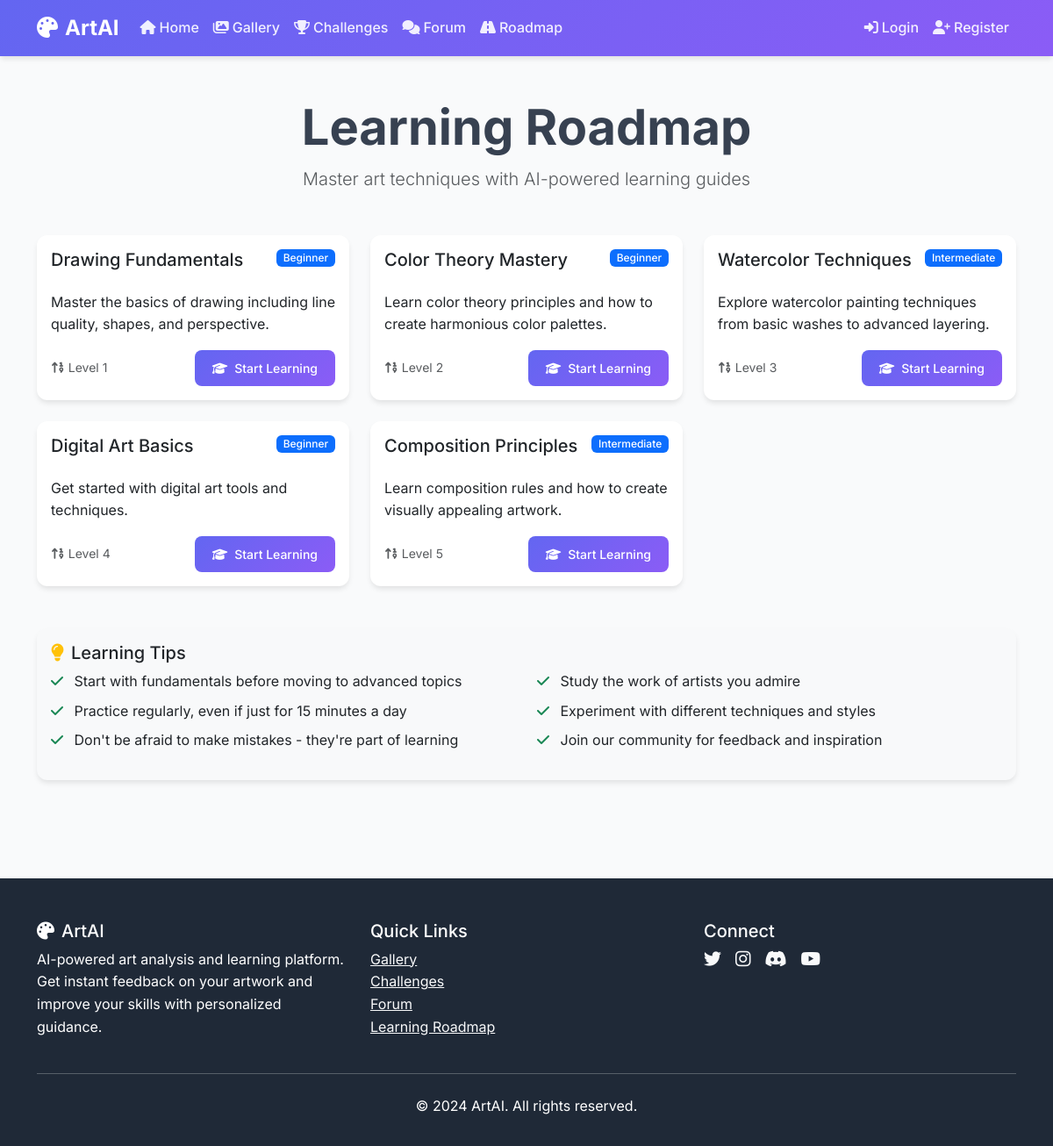
The app's page /roadmap with its own data.
### app.py (models this page shows)
class LearningPath(db.Model):
    id = db.Column(db.Integer, primary_key=True)
    title = db.Column(db.String(100), nullable=False)
    description = db.Column(db.Text)
    difficulty = db.Column(db.String(20), default='Beginner')
    order = db.Column(db.Integer, default=0)
    is_active = db.Column(db.Boolean, default=True)

### app.py (the view)
@app.route('/roadmap')
def roadmap():
    learning_paths = LearningPath.query.filter_by(is_active=True).order_by(LearningPath.order).all()
    return render_template('roadmap.html', learning_paths=learning_paths)

### templates/roadmap.html (shortened to what this page needs)
{% extends "base.html" %}
{% block content %}
<div class="container py-5">
    <div class="text-center mb-5">
        <h1 class="display-4 fw-bold">Learning Roadmap</h1>
        <p class="lead text-muted">Master art techniques with AI-powered learning guides</p>
    </div>
    {% if learning_paths %}
    <div class="row g-4">
        {% for path in learning_paths %}
        <div class="col-md-6 col-lg-4">
            <div class="card h-100">
                <div class="card-body">
                    <div class="d-flex justify-content-between align-items-start mb-3">
                        <h5 class="card-title">{{ path.title }}</h5>
                        <span class="badge bg-primary">{{ path.difficulty }}</span>
                    </div>
                    <p class="card-text">{{ path.description }}</p>
                    <div class="d-flex justify-content-between align-items-center">
                        <small class="text-muted">
                            <i class="fas fa-sort-numeric-up me-1"></i>Level {{ path.order }}
                        </small>
                        <a href="{{ url_for('ai_guide', path_id=path.id) }}"
                           class="btn btn-primary btn-sm">
                            <i class="fas fa-graduation-cap me-2"></i>Start Learning
                        </a>
                    </div>
                </div>
            </div>
        </div>
        {% endfor %}
    </div>
    {% else %}
    <div class="text-center py-5">
        <i class="fas fa-road fa-4x text-muted mb-4"></i>
        <h3>No Learning Paths Available</h3>
        <p class="text-muted">Learning paths will be added soon!</p>
    </div>
    {% endif %}
    <div class="row mt-5">
        <div class="col-12">
            <div class="card bg-light">
                <div class="card-body">
                    <h5 class="card-title">
                        <i class="fas fa-lightbulb me-2 text-warning"></i>Learning Tips
                    </h5>
                    <div class="row">
                        <div class="col-md-6">
                            <ul class="list-unstyled">
                                <li class="mb-2">
                                    <i class="fas fa-check text-success me-2"></i>
                                    Start with fundamentals before moving to advanced topics
                                </li>
                                <li class="mb-2">
                                    <i class="fas fa-check text-success me-2"></i>
                                    Practice regularly, even if just for 15 minutes a day
                                </li>
                                <li class="mb-2">
                                    <i class="fas fa-check text-success me-2"></i>
                                    Don't be afraid to make mistakes - they're part of learning
                                </li>
                            </ul>
                        </div>
                        <div class="col-md-6">
                            <ul class="list-unstyled">
                                <li class="mb-2">
                                    <i class="fas fa-check text-success me-2"></i>
                                    Study the work of artists you admire
                                </li>
                                <li class="mb-2">
                                    <i class="fas fa-check text-success me-2"></i>
                                    Experiment with different techniques and styles
                                </li>
                                <li class="mb-2">
                                    <i class="fas fa-check text-success me-2"></i>
                                    Join our community for feedback and inspiration
                                </li>
                            </ul>
                        </div>
                    </div>
                </div>
            </div>
        </div>
    </div>
</div>
{% endblock %}

### templates/base.html (shortened to what this page needs)
<!DOCTYPE html>
<html lang="en">
<head>
    <link href="https://cdn.jsdelivr.net/npm/bootstrap@5.3.0/dist/css/bootstrap.min.css" rel="stylesheet">
    <link rel="stylesheet" href="https://cdnjs.cloudflare.com/ajax/libs/font-awesome/6.4.0/css/all.min.css">
</head>
<body>
    <nav class="navbar navbar-expand-lg navbar-dark">
        <div class="container">
            <a class="navbar-brand" href="{{ url_for('index') }}">
                <i class="fas fa-palette me-2"></i>ArtAI
            </a>
            <div class="collapse navbar-collapse" id="navbarNav">
                <ul class="navbar-nav me-auto">
                    <li class="nav-item">
                        <a class="nav-link" href="{{ url_for('index') }}">
                            <i class="fas fa-home me-1"></i>Home
                        </a>
                    </li>
                    <li class="nav-item">
                        <a class="nav-link" href="{{ url_for('gallery') }}">
                            <i class="fas fa-images me-1"></i>Gallery
                        </a>
                    </li>
                    <li class="nav-item">
                        <a class="nav-link" href="{{ url_for('challenges') }}">
                            <i class="fas fa-trophy me-1"></i>Challenges
                        </a>
                    </li>
                    <li class="nav-item">
                        <a class="nav-link" href="{{ url_for('forum') }}">
                            <i class="fas fa-comments me-1"></i>Forum
                        </a>
                    </li>
                    <li class="nav-item">
                        <a class="nav-link" href="{{ url_for('roadmap') }}">
                            <i class="fas fa-road me-1"></i>Roadmap
                        </a>
                    </li>
                </ul>
                <ul class="navbar-nav">
                    {% if current_user.is_authenticated %}
                        <li class="nav-item">
                            <a class="nav-link" href="{{ url_for('upload_artwork') }}">
                                <i class="fas fa-upload me-1"></i>Upload
                            </a>
                        </li>
                        <li class="nav-item dropdown">
                            <a class="nav-link dropdown-toggle" href="#" id="navbarDropdown" role="button" data-bs-toggle="dropdown">
                                <i class="fas fa-user me-1"></i>{{ current_user.username }}
                            </a>
                            <ul class="dropdown-menu">
                                <li><a class="dropdown-item" href="{{ url_for('profile', username=current_user.username) }}">
                                    <i class="fas fa-user-circle me-2"></i>Profile
                                </a></li>
                                {% if current_user.is_admin %}
                                <li><a class="dropdown-item" href="{{ url_for('admin_panel') }}">
                                    <i class="fas fa-cog me-2"></i>Admin Panel
                                </a></li>
                                {% endif %}
                                <li><hr class="dropdown-divider"></li>
                                <li><a class="dropdown-item" href="{{ url_for('logout') }}">
                                    <i class="fas fa-sign-out-alt me-2"></i>Logout
                                </a></li>
                            </ul>
                        </li>
                    {% else %}
                        <li class="nav-item">
                            <a class="nav-link" href="{{ url_for('login') }}">
                                <i class="fas fa-sign-in-alt me-1"></i>Login
                            </a>
                        </li>
                        <li class="nav-item">
                            <a class="nav-link" href="{{ url_for('register') }}">
                                <i class="fas fa-user-plus me-1"></i>Register
                            </a>
                        </li>
                    {% endif %}
                </ul>
            </div>
        </div>
    </nav>
    <main>
        {% block content %}{% endblock %}
    </main>
    <footer class="footer">
        <div class="container">
            <div class="row">
                <div class="col-md-4">
                    <h5><i class="fas fa-palette me-2"></i>ArtAI</h5>
                    <p>AI-powered art analysis and learning platform. Get instant feedback on your artwork and improve your skills with personalized guidance.</p>
                </div>
                <div class="col-md-4">
                    <h5>Quick Links</h5>
                    <ul class="list-unstyled">
                        <li><a href="{{ url_for('gallery') }}" class="text-light">Gallery</a></li>
                        <li><a href="{{ url_for('challenges') }}" class="text-light">Challenges</a></li>
                        <li><a href="{{ url_for('forum') }}" class="text-light">Forum</a></li>
                        <li><a href="{{ url_for('roadmap') }}" class="text-light">Learning Roadmap</a></li>
                    </ul>
                </div>
                <div class="col-md-4">
                    <h5>Connect</h5>
                    <div class="d-flex gap-3">
                        <a href="#" class="text-light"><i class="fab fa-twitter fa-lg"></i></a>
                        <a href="#" class="text-light"><i class="fab fa-instagram fa-lg"></i></a>
                        <a href="#" class="text-light"><i class="fab fa-discord fa-lg"></i></a>
                        <a href="#" class="text-light"><i class="fab fa-youtube fa-lg"></i></a>
                    </div>
                </div>
            </div>
            <hr class="my-4">
            <div class="text-center">
                <p>&copy; 2024 ArtAI. All rights reserved.</p>
            </div>
        </div>
    </footer>
</body>
</html>

### templates/base.html (style rules this page uses)
:root { --primary-color: #6366f1; --secondary-color: #8b5cf6; --accent-color: #f59e0b; --success-color: #10b981; --danger-color: #ef4444; --dark-color: #1f2937; --light-color: #f9fafb; --text-color: #374151; --border-color: #e5e7eb; }
* { margin: 0; padding: 0; box-sizing: border-box; }
body { font-family: 'Inter', sans-serif; line-height: 1.6; color: var(--text-color); background-color: var(--light-color); }
.navbar { background: linear-gradient(135deg, var(--primary-color), var(--secondary-color)); box-shadow: 0 4px 6px -1px rgba(0, 0, 0, 0.1); }
.navbar-brand { font-weight: 700; font-size: 1.5rem; color: white !important; }
.nav-link { color: rgba(255, 255, 255, 0.9) !important; font-weight: 500; transition: all 0.3s ease; }
.btn-primary { background: linear-gradient(135deg, var(--primary-color), var(--secondary-color)); border: none; border-radius: 8px; padding: 10px 20px; font-weight: 500; transition: all 0.3s ease; }
.card { border: none; border-radius: 12px; box-shadow: 0 4px 6px -1px rgba(0, 0, 0, 0.1); transition: all 0.3s ease; overflow: hidden; }
.footer { background: var(--dark-color); color: white; padding: 3rem 0 1rem; margin-top: 4rem; }
.badge { border-radius: 6px; font-weight: 500; }

### records on screen
LearningPath: title "Drawing Fundamentals", difficulty "Beginner", description "Master the basics of drawing including line quality, shapes, and perspective.", order "1"
LearningPath: title "Color Theory Mastery", difficulty "Beginner", description "Learn color theory principles and how to create harmonious color palettes.", order "2"
LearningPath: title "Watercolor Techniques", difficulty "Intermediate", description "Explore watercolor painting techniques from basic washes to advanced layering.", order "3"
LearningPath: title "Digital Art Basics", difficulty "Beginner", description "Get started with digital art tools and techniques.", order "4"
LearningPath: title "Composition Principles", difficulty "Intermediate", description "Learn composition rules and how to create visually appealing artwork.", order "5"
